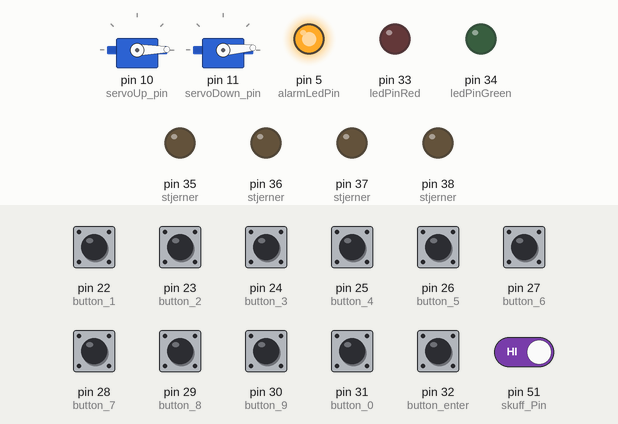
The sketch below on a simulated Arduino Mega 2560, built with avr-gcc and run on an emulated ATmega2560. On the bench: 2 × servo, output pins drawn as LEDs (lit = HIGH). The test bench sets the inputs (shaded band); at power-on: pin 51 (skuff_Pin) HIGH, pin 22 (button_1), pin 23 (button_2), pin 24 (button_3), pin 25 (button_4), pin 26 (button_5), pin 27 (button_6), pin 28 (button_7), pin 29 (button_8), pin 30 (button_9), pin 31 (button_0), pin 32 (button_enter) LOW.

Above: at 1.2 s.
1.3 s: pin 22 (button_1) pulled HIGH for 0.15 s
At 1.7 s:
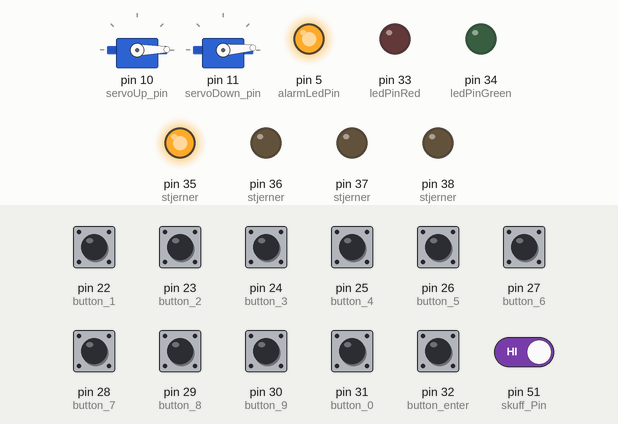
2.9 s: pin 23 (button_2) pulled HIGH for 0.15 s
At 4.1 s:
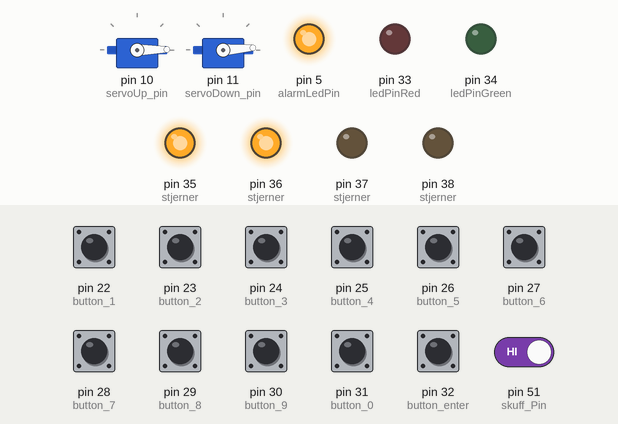
4.5 s: pin 24 (button_3) pulled HIGH for 0.15 s
At 5.4 s:
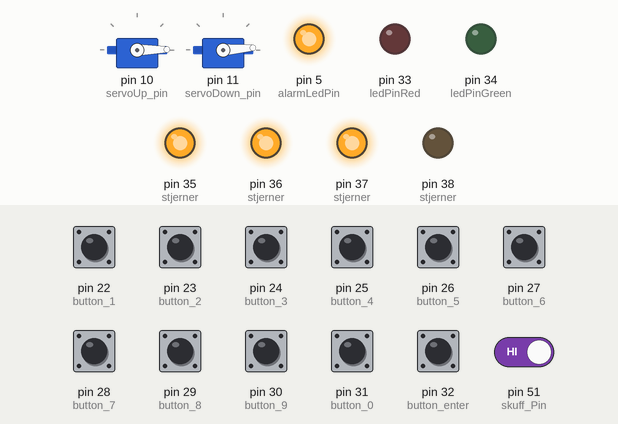
6.1 s: pin 25 (button_4) pulled HIGH for 0.15 s
At 7.5 s:
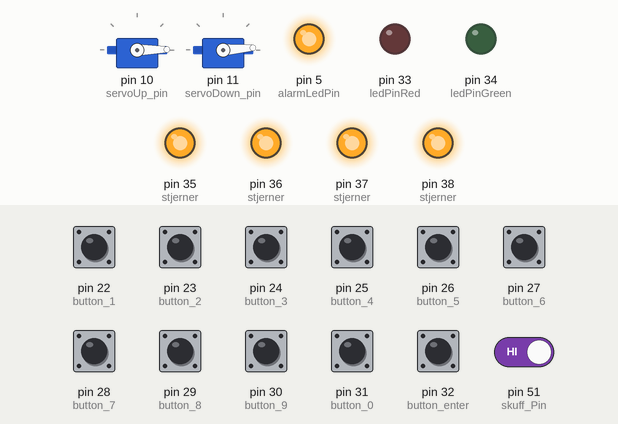
9.2 s: pin 32 (button_enter) pulled HIGH for 0.15 s
At 10.0 s:
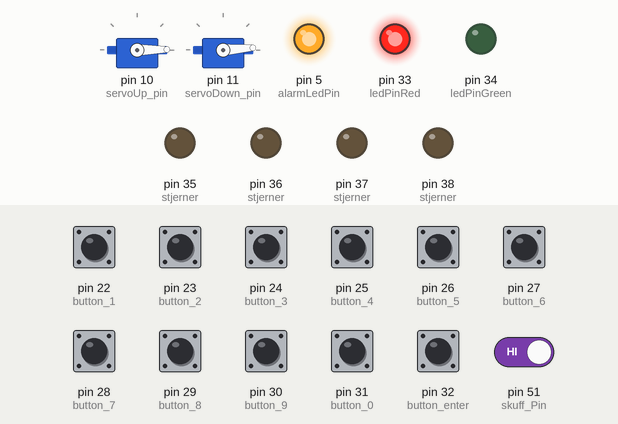
11.7 s: pin 51 (skuff_Pin) driven LOW
At 12.0 s:
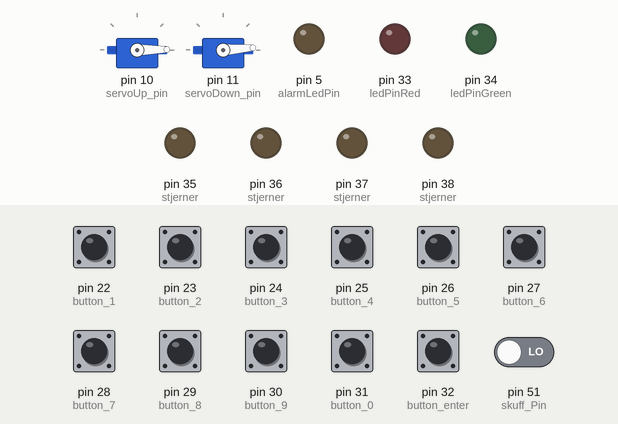
Timing chart, 0 to 14.2 s (numbered marks = the images above; inputs shaded):
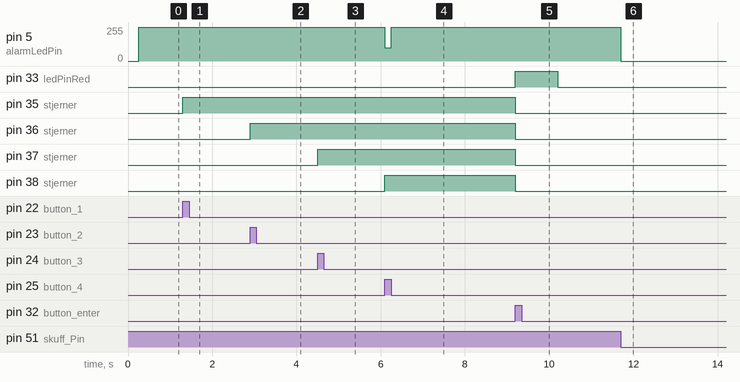

Measured:
- after the input at 1.3 s, pin 35 (stjerner): LOW → HIGH at once
- after the input at 2.9 s, pin 36 (stjerner): LOW → HIGH at once
- after the input at 4.5 s, pin 37 (stjerner): LOW → HIGH at once
- after the input at 6.1 s, pin 38 (stjerner): LOW → HIGH at once
- after the input at 9.2 s, pin 33 (ledPinRed): LOW → HIGH at once, → LOW 1.0 s later; pin 35 (stjerner), pin 36 (stjerner), pin 37 (stjerner), pin 38 (stjerner): HIGH → LOW at once
- after the input at 11.7 s, pin 5 (alarmLedPin): 255/255 → 0/255 at once

The sketch:

Arduino_2__combination_lock__alarm_and_servos.ino
```cpp
#include <Servo.h>
Servo servoUp;
Servo servoDown;
const int servoUp_pin = 10;
const int servoDown_pin = 11;

const int button_1 = 22;
const int button_2 = 23;
const int button_3 = 24;
const int button_4 = 25;
const int button_5 = 26;
const int button_6 = 27;
const int button_7 = 28;
const int button_8 = 29;
const int button_9 = 30;
const int button_0 = 31;
const int button_enter = 32;

const int ledPinRed = 33;
const int ledPinGreen = 34;

const int stjerne_1 = 35;
const int stjerne_2 = 36;
const int stjerne_3 = 37;
const int stjerne_4 = 38;
const int stjerner[] = {stjerne_1, stjerne_2, stjerne_3, stjerne_4,};

const int alarmLedPin = 5;
const int signal_Pin=50;
const int skuff_Pin = 51;


char rightCode[] = {'3','8','5','2','4','9','1','3','2','4','6','1'}; //3 kodekombinasjoner

int count = 0;
bool RightCode = false;


char inputCode[4];

int start_time;
int maxVerdi_alarmLed = 1023;

void setup() {
  Serial.begin(9600);
  for (int i = 22; i < 33; i++) {
    pinMode(i, INPUT);
  }

  for (int i = 35; i < 39; i++) {
    pinMode(i, OUTPUT);
  }

  pinMode(ledPinRed, OUTPUT);
  pinMode(ledPinGreen, OUTPUT);
  servoUp.attach(servoUp_pin);
  servoDown.attach(servoDown_pin);

  pinMode(alarmLedPin, OUTPUT);
}

void loop() {

  count = 0;
  RightCode = false;

  for (int test = 0; test < 3; test++) {
    for(int i = 0; i < 4; i++)
      inputCode[i] = "0";
    servoUp.write(1);
    servoDown.write(4);

    digitalWrite(signal_Pin,LOW); //sender signal om at oppgaven ikke er løst

    while (digitalRead(skuff_Pin) == LOW) { // når skuffen er lukket, skjer ingenting
      //Serial.println('r'); // raspberry pi
      for (int i = 35; i < 39; i++) { //setter * til LOW
        digitalWrite(i, LOW);
      }
      digitalWrite(ledPinRed, LOW);
      digitalWrite(ledPinGreen, LOW);
      digitalWrite(alarmLedPin,LOW);
    }
    //skuffen åpen
    //Serial.println('g'); // raspberry pi
    start_time = millis();

    RightCode = false;
    while (!RightCode) {
      alarmLysing ();
      if (digitalRead(skuff_Pin) == LOW) {
        digitalWrite(ledPinRed, LOW);
        digitalWrite(ledPinGreen, LOW);
        digitalWrite(alarmLedPin, LOW);
        count = 0; // start på nytt
        break;
      }

    //input taster
      if (digitalRead(skuff_Pin) == LOW) {
        break;
      }
      if (digitalRead(button_1) == HIGH) {
        buttonPress('1',button_1);
        //Serial.print('1');

      }
      if (digitalRead(button_2) == HIGH) {
        buttonPress('2',button_2);
        //Serial.print('2');

      }
      if (digitalRead(button_3) == HIGH) {
        buttonPress('3',button_3);
        //Serial.print('3');

      }
      if (digitalRead(button_4) == HIGH) {
        buttonPress('4',button_4);
        //Serial.print('4');

      }
      if (digitalRead(button_5) == HIGH) {
        buttonPress('5',button_5);
        //Serial.print('5');

      }
      if (digitalRead(button_6) == HIGH) {
        buttonPress('6',button_6);
        //Serial.print('6');

      }
      if (digitalRead(button_7) == HIGH) {
        buttonPress('7',button_7);
        //Serial.print('7');

      }
      if (digitalRead(button_8) == HIGH) {
        buttonPress('8',button_8);
        //Serial.print('8');

      }
      if (digitalRead(button_9) == HIGH) {
        buttonPress('9',button_9);
        //Serial.print('9');

      }
      if (digitalRead(button_0) == HIGH) {
        buttonPress('0',button_0);
        //Serial.print('0');

      }
      if (digitalRead(button_enter) == HIGH) {
        if (count == 4) {
          RightCode = true;
          for (int i = 0; i < 4; i++) {
            if (inputCode[i] != rightCode[(test * 4) + i]) { //sjekk om koden er riktig
              RightCode = false;
              break;
            }
          }
        }

        if (!RightCode){
          count = 0;
          for (int i = 35; i < 39; i++) {
            digitalWrite(i, LOW);
          }

          digitalWrite(ledPinRed, HIGH);

          delay(1000);
          digitalWrite(ledPinRed, LOW);
        }
        while (true) {
          if (digitalRead(button_enter) == LOW) {
            break;
          }
        }
      }
      if (digitalRead(skuff_Pin) == LOW) {
        break;
      }
    }
    if(RightCode){
      //Serial.println('r'); // raspberry pi
      digitalWrite(ledPinGreen, HIGH);
      digitalWrite(alarmLedPin,LOW);
      servoUp.write(80);
      servoDown.write(80);

      digitalWrite(signal_Pin,HIGH); // sender signal om at oppgaven er løst

      delay(1000);
      digitalWrite(ledPinGreen, LOW);

      for (int i= 0; i<4; i++){
         digitalWrite(stjerner[i],LOW);
      }
      count = 0;
      for (int i = 35; i < 39; i++) {
        digitalWrite(i, LOW);
      }
      while (digitalRead(skuff_Pin) == HIGH){
        delay(10);
      }
      digitalWrite(alarmLedPin,LOW);
    }
  }
}

void buttonPress(char button,int pin){
  if (count != 0)
    if( inputCode[count-1] == button)
      return;
  if (count >= 4)
    return;
  inputCode[count] = button;
  digitalWrite(stjerner[count],HIGH);
  count ++;

  while(true){
    if (digitalRead(pin)==LOW){
      break;
    }
  }
}

// alarm
void alarmLysing (){
   int now_time= millis(); //millisekunder siden start
   int halvPeriode = 2000; // 1 sek
   int periodeVerdi = (now_time - start_time) % halvPeriode;
   analogWrite(alarmLedPin,(now_time - start_time) % halvPeriode);
}
```
